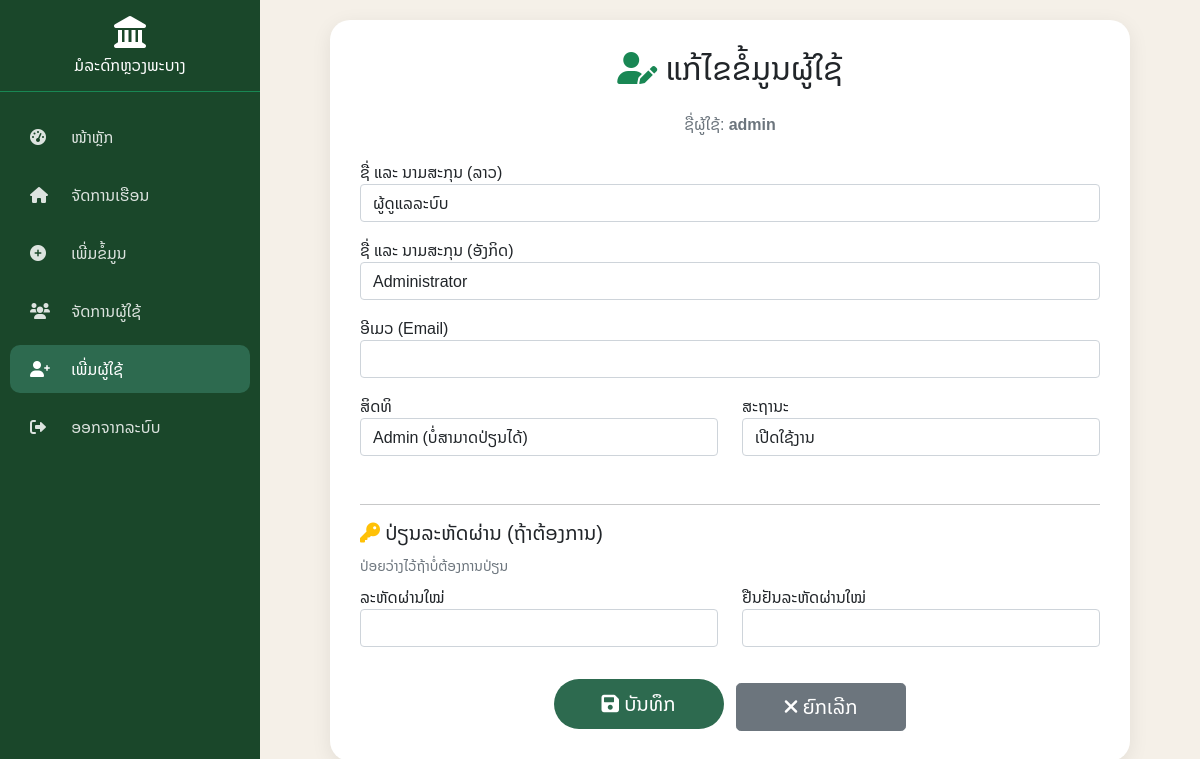
/admin/edit_user.php?id=1 (signed in), run on the app's committed database.
### tables this page shows
CREATE TABLE `users` (
  `user_id` int(11) NOT NULL,
  `username` varchar(50) NOT NULL,
  `password` varchar(255) NOT NULL,
  `fullname_lo` varchar(100) DEFAULT NULL,
  `fullname_en` varchar(100) DEFAULT NULL,
  `email` varchar(100) DEFAULT NULL,
  `role` enum('admin','staff','viewer') DEFAULT 'viewer',
  `status` enum('active','inactive') DEFAULT 'active',
  `created_at` timestamp NOT NULL DEFAULT current_timestamp()
);

### admin/edit_user.php (the view, shortened to what this page needs)
<?php
include_once '../config/database.php';
$user_id = isset($_GET['id']) ? intval($_GET['id']) : 0;
$query = "SELECT * FROM users WHERE user_id = $user_id";
$result = mysqli_query($connect, $query);
$user = mysqli_fetch_assoc($result);
?>
<!DOCTYPE html>
<html lang="lo">
<head>
    <link href="https://cdn.jsdelivr.net/npm/bootstrap@5.1.3/dist/css/bootstrap.min.css" rel="stylesheet">
    <link rel="stylesheet" href="https://cdnjs.cloudflare.com/ajax/libs/font-awesome/6.0.0/css/all.min.css">
</head>
<body>
<div class="sidebar">
    <div class="p-3 text-center border-bottom border-success mb-3">
        <i class="fas fa-landmark fa-2x mb-2"></i>
        <h6 class="mb-0 d-none d-md-block">ມໍລະດົກຫຼວງພະບາງ</h6>
    </div>
    <nav class="nav flex-column">
        <a class="nav-link" href="dashboard.php"><i class="fas fa-tachometer-alt"></i> <span>ໜ້າຫຼັກ</span></a>
        <a class="nav-link" href="houses.php"><i class="fas fa-home"></i> <span>ຈັດການເຮືອນ</span></a>
        <a class="nav-link" href="add_house.php"><i class="fas fa-plus-circle"></i> <span>ເພີ່ມຂໍ້ມູນ</span></a>
        <a class="nav-link" href="users.php"><i class="fas fa-users"></i> <span>ຈັດການຜູ້ໃຊ້</span></a>
        <a class="nav-link active" href="add_user.php"><i class="fas fa-user-plus"></i> <span>ເພີ່ມຜູ້ໃຊ້</span></a>
        <a class="nav-link" href="../api/logout.php"><i class="fas fa-sign-out-alt"></i> <span>ອອກຈາກລະບົບ</span></a>
    </nav>
</div>
<div class="main-content">
    <div class="card-custom">
        <h2 class="mb-4 text-center"><i class="fas fa-user-edit text-success"></i> ແກ້ໄຂຂໍ້ມູນຜູ້ໃຊ້</h2>
        <p class="text-center text-muted mb-4">ຊື່ຜູ້ໃຊ້: <strong><?php echo htmlspecialchars($user['username']); ?></strong></p>
        <form method="POST">
            <div class="row">
                <div class="col-md-12 mb-3">
                    <label>ຊື່ ແລະ ນາມສະກຸນ (ລາວ)</label>
                    <input type="text" name="fullname_lo" class="form-control" value="<?php echo htmlspecialchars($user['fullname_lo']); ?>">
                </div>
                <div class="col-md-12 mb-3">
                    <label>ຊື່ ແລະ ນາມສະກຸນ (ອັງກິດ)</label>
                    <input type="text" name="fullname_en" class="form-control" value="<?php echo htmlspecialchars($user['fullname_en']); ?>">
                </div>
                <div class="col-md-12 mb-3">
                    <label>ອີເມວ (Email)</label>
                    <input type="email" name="email" class="form-control" value="<?php echo htmlspecialchars($user['email']); ?>">
                </div>
                <div class="col-md-6 mb-3">
                    <label>ສິດທິ</label>
                    <select name="role" class="form-control">
                        <?php if($user['role'] == 'admin'): ?>
                            <option value="admin" selected disabled>Admin (ບໍ່ສາມາດປ່ຽນໄດ້)</option>
                        <?php endif; ?>
                    </select>
                </div>
                <div class="col-md-6 mb-3">
                    <label>ສະຖານະ</label>
                    <select name="status" class="form-control">
                        <option value="active" <?php echo $user['status'] == 'active' ? 'selected' : ''; ?>>ເປີດໃຊ້ງານ</option>
                    </select>
                </div>
                <div class="col-md-12 mt-3">
                    <hr>
                    <h5><i class="fas fa-key text-warning"></i> ປ່ຽນລະຫັດຜ່ານ (ຖ້າຕ້ອງການ)</h5>
                    <small class="text-muted">ປ່ອຍວ່າງໄວ້ຖ້າບໍ່ຕ້ອງການປ່ຽນ</small>
                </div>
                <div class="col-md-6 mb-3 mt-2">
                    <label>ລະຫັດຜ່ານໃໝ່</label>
                    <input type="password" name="new_password" id="new_password" class="form-control">
                </div>
                <div class="col-md-6 mb-3 mt-2">
                    <label>ຢືນຢັນລະຫັດຜ່ານໃໝ່</label>
                    <input type="password" name="confirm_password" id="confirm_password" class="form-control">
                </div>
            </div>
            <div class="text-center mt-3">
                <button type="submit" class="btn-custom btn-lg px-5"><i class="fas fa-save"></i> ບັນທຶກ</button>
                <a href="users.php" class="btn btn-secondary btn-lg px-5 ms-2"><i class="fas fa-times"></i> ຍົກເລີກ</a>
            </div>
        </form>
    </div>
</div>
</body>
</html>

### admin/edit_user.php (style rules this page uses)
* { font-family: 'Noto Sans Lao', 'Phetsarath OT', sans-serif; }
body { background: #f5f0e8; }
.sidebar { background: #1a472a; min-height: 100vh; color: white; position: fixed; width: 260px; }
.sidebar .nav-link { color: rgba(255,255,255,0.85); padding: 12px 20px; border-radius: 10px; margin: 5px 10px; }
.sidebar .nav-link:hover, .sidebar .nav-link.active { background: #2d6a4f; color: white; }
.sidebar .nav-link i { margin-right: 12px; width: 25px; }
.main-content { margin-left: 260px; padding: 20px; }
.card-custom { background: white; border-radius: 20px; border: none; box-shadow: 0 5px 20px rgba(0,0,0,0.08); padding: 30px; max-width: 800px; margin: auto; }
.btn-custom { background: #2d6a4f; border: none; border-radius: 50px; padding: 10px 25px; color: white; }

### data on the page
users: username "admin", fullname_lo "ຜູ້ດູແລລະບົບ", fullname_en "Administrator", status "ເປີດໃຊ້ງານ"
